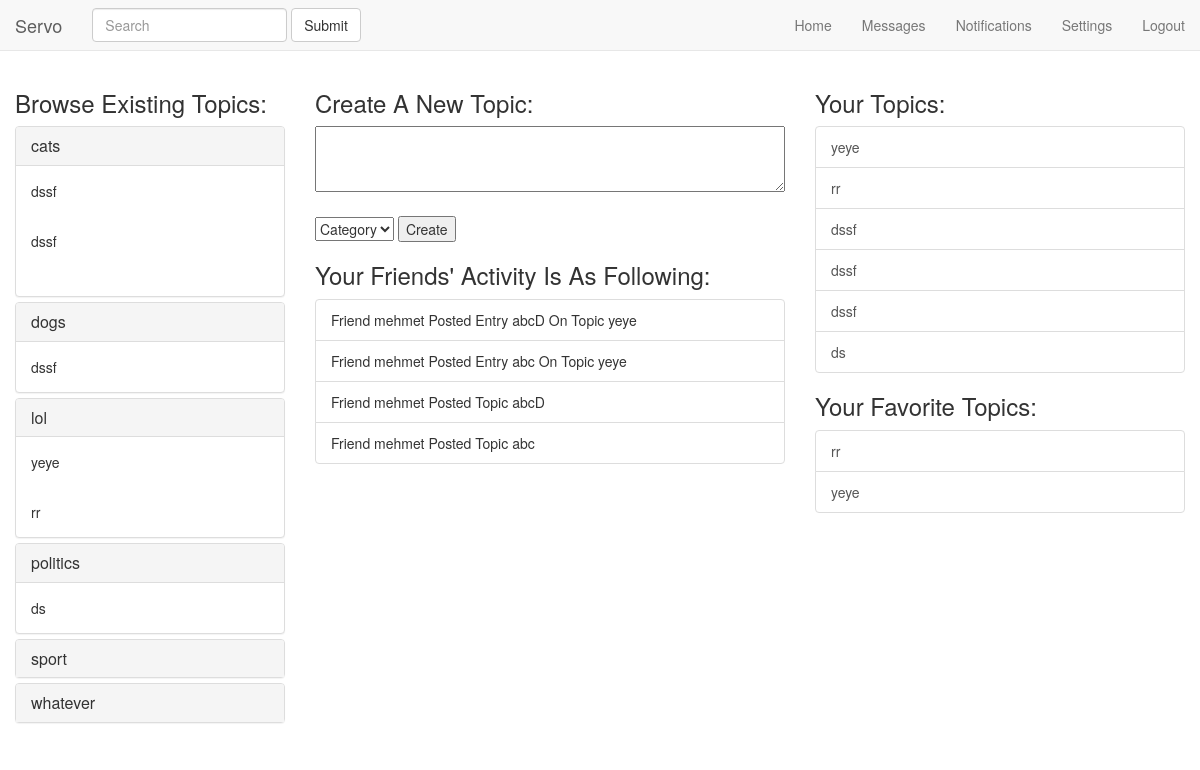
The app's page /code/home.php (signed in) with its own data.
### tables this page shows
CREATE TABLE `Entry` (
  `ID` int(20) NOT NULL,
  `date` datetime NOT NULL DEFAULT CURRENT_TIMESTAMP,
  `content` varchar(140) NOT NULL,
  `userID` int(20) NOT NULL,
  `topicsID` int(20) NOT NULL,
  `rating` int(20) NOT NULL DEFAULT '0'
);

CREATE TABLE `Topic` (
  `ID` int(20) NOT NULL,
  `date` datetime NOT NULL DEFAULT CURRENT_TIMESTAMP,
  `content` varchar(140) NOT NULL,
  `userID` int(20) NOT NULL,
  `categoryName` varchar(20) NOT NULL
);

### code/home.php (the view, shortened to what this page needs)
<?php
include 'connect.php';
$userID = $_SESSION['userid'];
$comment = "";
?>
<!DOCTYPE html>
<html lang="en">
  <head>
	<link href="css/bootstrap.css" rel="stylesheet">
  </head>
  <body style="padding-top: 70px">
  <div class="container-fluid">
    <nav class="navbar navbar-default navbar-fixed-top">
      <div class="container-fluid">
        <div class="navbar-header">
          <a class="navbar-brand" href="#">Servo</a></div>
        <div class="collapse navbar-collapse" id="topFixedNavbar1">
          <form class="navbar-form navbar-left" role="search">
            <div class="form-group">
              <input type="text" class="form-control" placeholder="Search">
            </div>
            <button type="submit" class="btn btn-default">Submit</button>
          </form>
          <ul class="nav navbar-nav navbar-right">
            <li><a href="home.php" title="Home Page Link">Home</a></li>
            <li><a href="#">Messages</a></li>
            <li><a href="#">Notifications</a></li>
            <li><a href="settingsadmin.php">Settings</a></li>
            <li><a href="logout.php">Logout</a></li>
          </ul>
        </div>
      </div>
    </nav>
    <div class="row">
  <div class="col-sm-3" id="topicbrowser">
    <h3>Browse Existing Topics:</h3>
	    <div class="panel-group" id="accordion1" role="tablist" aria-multiselectable="true">
			<?php
			$db = $conn;
			$topiclistsql = "SELECT * FROM Topic_Combined_View ORDER BY categoryName DESC, date ASC";
			$tagsql = "SELECT * FROM Category";
			$topiclistsqlresult = mysqli_query($db, $topiclistsql);
			$tagsqlresult = mysqli_query($db, $tagsql);
			$topiccontent = array();
			$topictag = array();
			$taglist = array();
			if(mysqli_num_rows($topiclistsqlresult) > 0){
				while($row = mysqli_fetch_array($topiclistsqlresult,MYSQLI_ASSOC)) {
					$topiccontent[] = $row["content"];
					$topictag[] = $row["categoryName"];
				}
			}
			if(mysqli_num_rows($tagsqlresult) > 0){
				while($row = mysqli_fetch_array($tagsqlresult,MYSQLI_ASSOC)) {
					$taglist[] = $row["name"];
				}
			}
			for ($i = 0; $i < (sizeof($taglist)); $i++)
			{
				echo "<div class='panel panel-default'>";
		      	echo "<div class='panel-heading' role='tab'>";
				echo "<h4 class='panel-title'>".$taglist[$i]."</a></h4>";
	          	echo "</div>";
				for ($j = 0; $j < (sizeof($topiccontent)); $j++)
				{
					if(strcmp($topictag[$j], $taglist[$i]) == 0)
					{
						echo "<div id='collapseOne1' class='panel-collapse collapse in'>";
		        		echo "<div class='panel-body'>".$topiccontent[$j]."</div>";
	          			echo "</div>";
					}
				}
	      		echo "</div>";
			}
			?>
		</div>
	</div>
	  <div class="col-sm-5" id = "middlecolumn">
  <div id="postnewtopic">
			<form method="post" action="<?php echo htmlspecialchars($_SERVER["PHP_SELF"]);?>">
			    <h3>Create A New Topic:</h3>
                  <textarea name="comment" rows="3" style="width:100%;"><?php echo $comment;?></textarea>
				<br><br>
				<?php
				$sql = "SELECT name from Category where 1";
				$result = $conn->query($sql);
				if($result)
				{
					echo "<select name='Category'>";
					echo '<option value = "" disabled selected>Category</option>';
					echo '</select>';
				}
				?>
				<input type="submit" name="submit" value="Create">
			</form>
		</div>
	<div id="friendsactivity">
		<h3>Your Friends' Activity Is As Following: </h3>
		<ul class="list-group">
				<?php
				$db = $conn;
				$lastfentrysql = "SELECT * FROM Entry_Combined_View WHERE ID in (SELECT Favorite.contentID FROM Favorite WHERE userID = '$userID' && isInstanceTopic = 1) ORDER BY date DESC ";
				$lastfentryresult = mysqli_query($db, $lastfentrysql);
				if(mysqli_num_rows($lastfentryresult) > 0){
					while($row = mysqli_fetch_array($lastfentryresult,MYSQLI_ASSOC)) {
						echo "<li class='list-group-item'>Friend ".$row["username"]." Posted Entry ".$row["content"]." On Topic ".$row["topicName"];
					}
				}
				else
					echo "<li class='list-group-item'> Your Friends Have Not Made Any New Entries";
				$lastftopicresult = mysqli_query($db, $lastfentrysql);
				if(mysqli_num_rows($lastftopicresult) > 0){
					while($row = mysqli_fetch_array($lastftopicresult,MYSQLI_ASSOC)) {
						echo "<li class='list-group-item'>Friend ".$row["username"]." Posted Topic ".$row["content"];
					}
				}
				else
					echo "<li class='list-group-item'> Your Friends Have Not Posted Any New Topics";
				?>
		</ul>
		</div>
		</div>
      <div class="col-sm-4" id="rightbar">
		<div id="usertopicsbar">
	<h3>Your Topics:</h3>
		<ul class="list-group">
			<?php
			$usertopicsql = "SELECT ID, content FROM Topic WHERE userID = '$userID'";
			$usertopicsresult = mysqli_query($conn, $usertopicsql);
			if(mysqli_num_rows($usertopicsresult) > 0){
				while($row = mysqli_fetch_array($usertopicsresult,MYSQLI_ASSOC)) {
					echo "<a href='topic.php' class='list-group-item list-group-item-action'>".$row["content"]."</a>";
				}
			}
			else
				echo "<li class='list-group-item'> You Have Not Posted Any Topics";
			?>
	</ul>
	</div>
	<div id="favtopicsbar">
		<h3>Your Favorite Topics:</h3>
		<ul class="list-group">
			<?php
			$favoritetopicsql = "SELECT * FROM Topic_Combined_View WHERE ID in (SELECT Favorite.contentID FROM Favorite WHERE userID = '$userID' && isInstanceTopic = 1) ORDER BY date DESC";
			$favoritetopicsresult = mysqli_query($conn, $favoritetopicsql);
			if(mysqli_num_rows($favoritetopicsresult) > 0){
				while($row = mysqli_fetch_array($favoritetopicsresult,MYSQLI_ASSOC)) {
					echo "<a href='topic.php' class='list-group-item list-group-item-action'>".$row["content"]."</a>";
				}
			}
			else
				echo "<li class='list-group-item'> You Don't Have Any Favorite Topics";
			?>
		</ul>
	</div>
  </div>
		</div>
  </body>
</html>

### records on screen
entry: username "mehmet", content "abcD", topicName "yeye"
entry: username "mehmet", content "abc", topicName "yeye"
topic: content "yeye"
topic: content "rr"
topic: content "dssf"
topic: content "dssf"
topic: content "dssf"
topic: content "ds"

### other values on screen
$taglist[$i] "cats"
$topiccontent[$j] "dssf"
$taglist[$i] "dogs"
$taglist[$i] "lol"
$topiccontent[$j] "yeye"
$topiccontent[$j] "rr"
$taglist[$i] "politics"
$topiccontent[$j] "ds"
$taglist[$i] "sport"
$taglist[$i] "whatever"
$row["content"] "rr"
$row["content"] "yeye"
